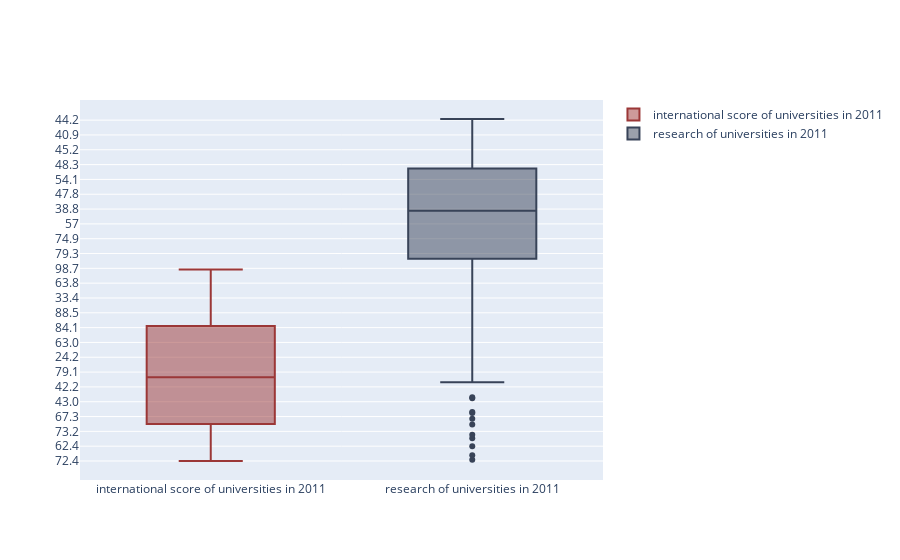

Notebook source saved alongside this figure:
### Code cell
trace0 = go.Box(  #box plot türü seçilir.
    y=x2015.international,  #y eksen
    name = 'international score of universities in 2011',
    marker = dict(
        color = 'rgb(155, 55, 55)',
    )
)
trace1 = go.Box(
    y=x2015.research,
    name = 'research of universities in 2011',
    marker = dict(
        color = 'rgb(56, 67, 88)',
    )
)
data = [trace0, trace1]
iplot(data)

### Figure 1 — Plotly figure (JSON) as saved in the notebook; plotly's stock layout.template omitted (floating-point values rounded to 4 significant figures; data arrays with more than 128 entries replaced by an {"elided": "..."} marker saying what was removed)
{"data": [{"marker": {"color": "rgb(155, 55, 55)"}, "name": "international score of universities in 2011", "type": "box", "y": {"elided": "200 str values"}}, {"marker": {"color": "rgb(56, 67, 88)"}, "name": "research of universities in 2011", "type": "box", "y": {"elided": "200 float values"}}], "layout": {}}
